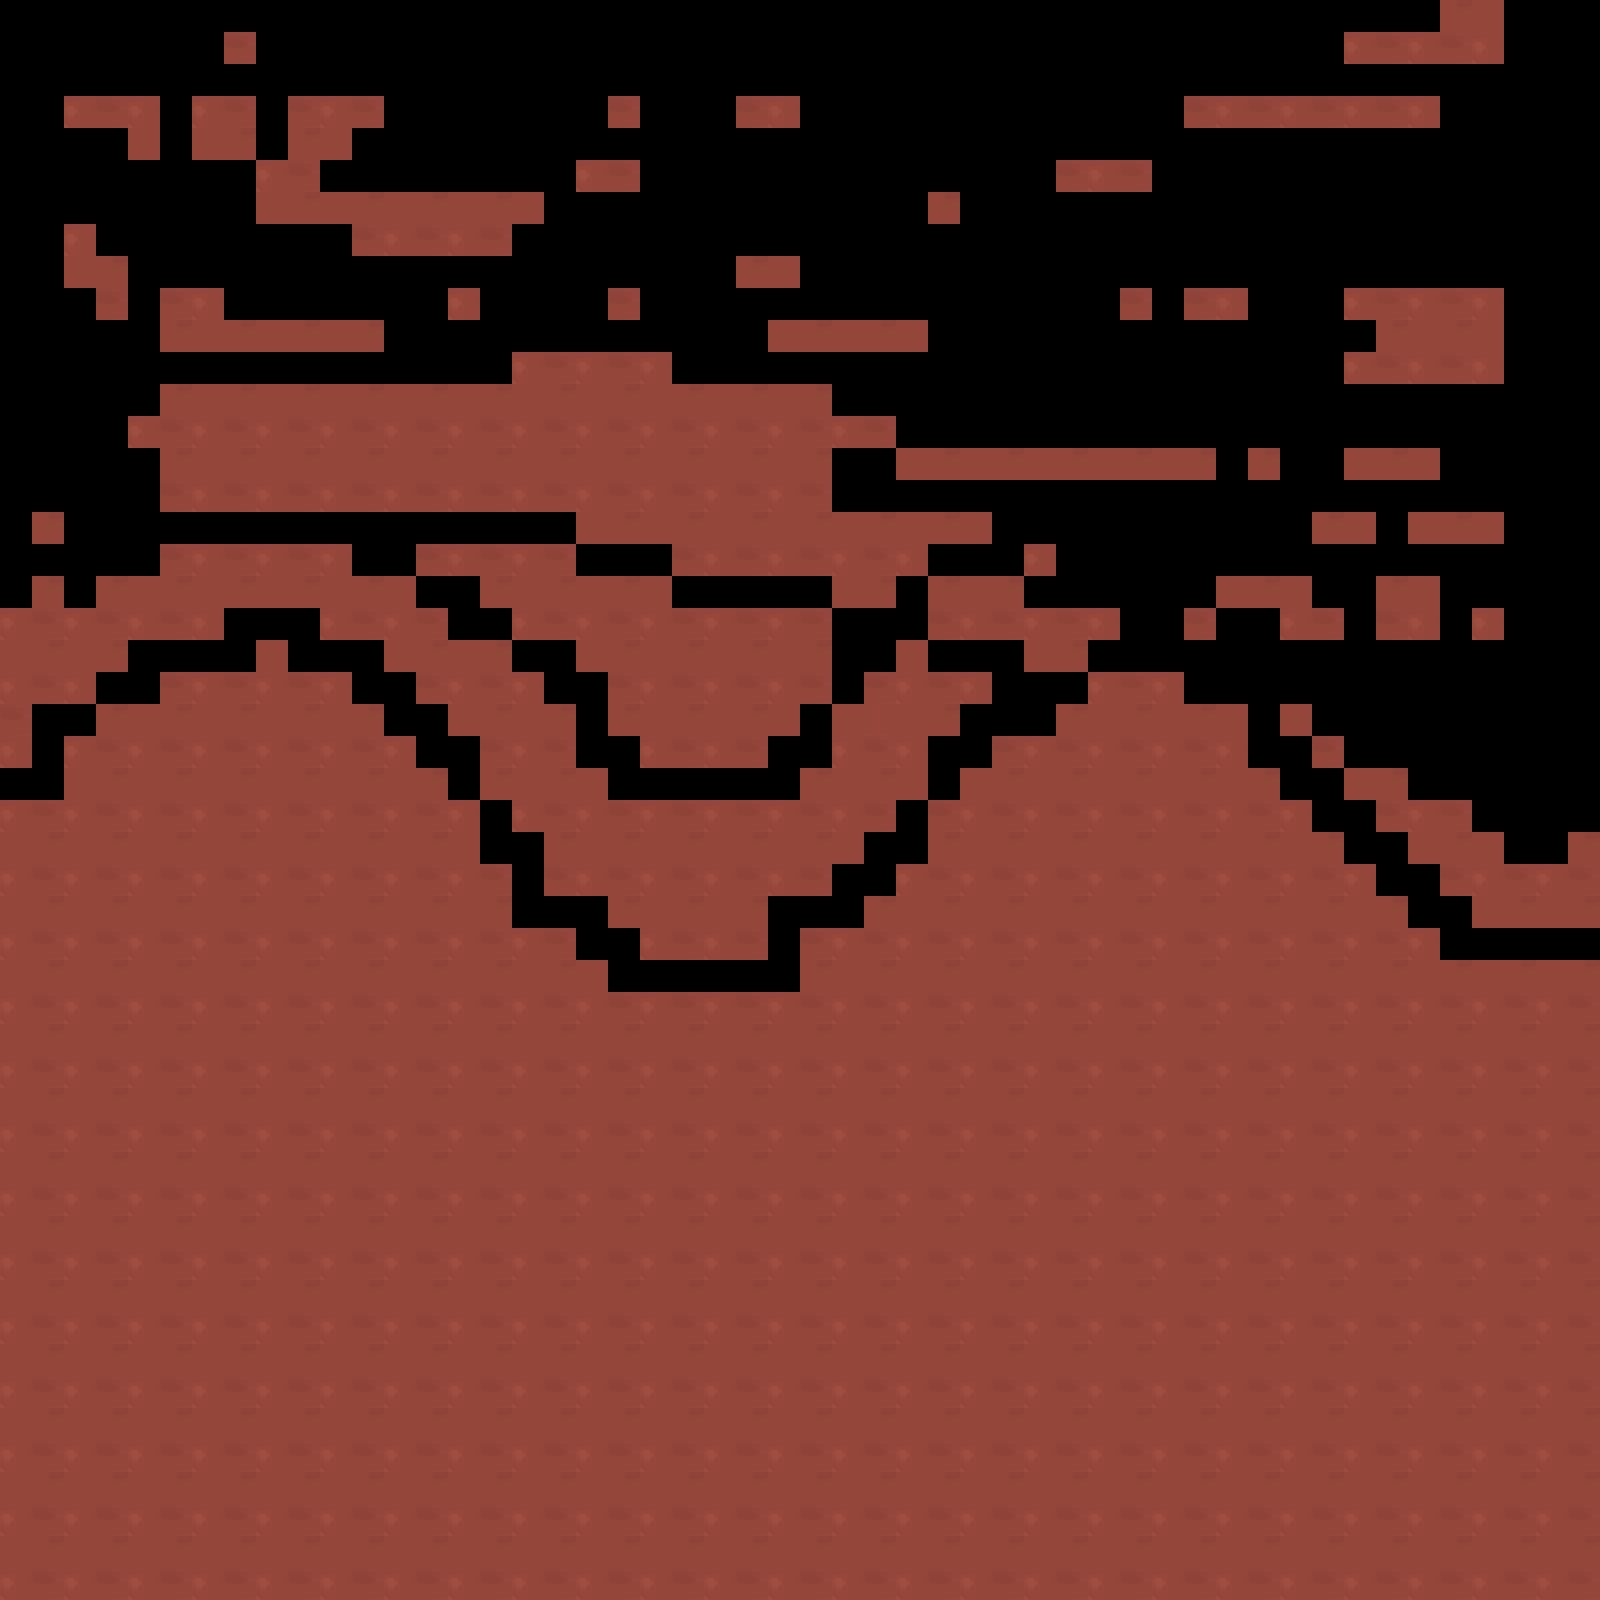

Tiled map render using the project's own tile images. Description and the map definition, with tile-layer contents summarised, below:
An orthogonal 50x50 tile map with 32x32 px tiles, 1 tile layer (Tile Layer 1).

<map version="1.9" tiledversion="1.9.2" orientation="orthogonal" renderorder="right-down" width="50" height="50" tilewidth="32" tileheight="32" infinite="0" nextlayerid="2" nextobjectid="1">
 <tileset firstgid="1" source="Tiles.tsx" />
 <layer id="1" name="Tile Layer 1" width="50" height="50">
  <data>[2500 cells, 1646 non-empty, 5 distinct tile ids]</data>
 </layer>
</map>